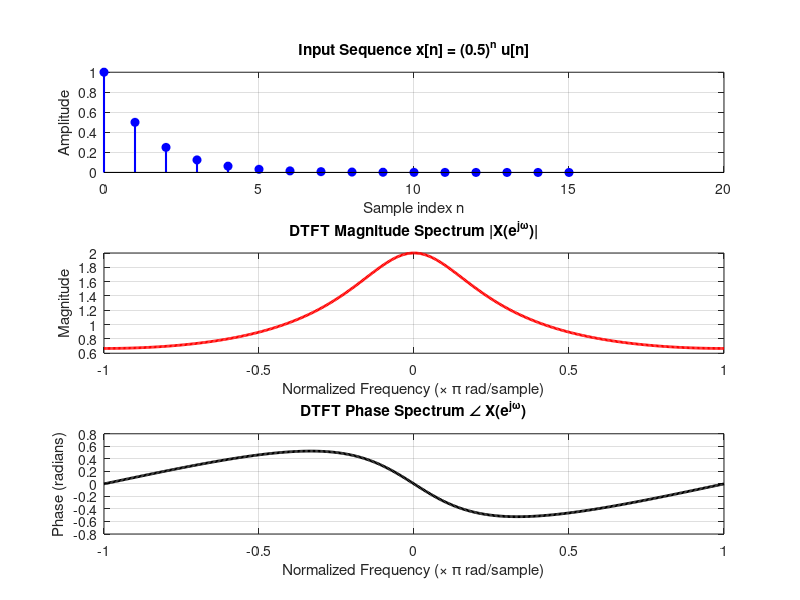

Write MATLAB code to recreate this figure.
clc;
clearvars;
close all;

%% Output Directory Setup
output_dir = fullfile(fileparts(mfilename('fullpath')), 'outputs');
if ~exist(output_dir, 'dir')
    mkdir(output_dir);
end

%% Define Input Sequence x[n] = a^n * u[n]
a = 0.5;
N = 16;
n = 0:N-1;
x = a.^n;

%% Compute Discrete-Time Fourier Transform (DTFT)
% X(e^jw) = sum_{n} x[n] * exp(-j * w * n)
K = 500;
w = linspace(-pi, pi, K);
X = zeros(1, K);

for k = 1:K
    X(k) = sum(x .* exp(-1i * w(k) * n));
end

mag_X = abs(X);
phase_X = angle(X);

%% Plotting DTFT Analysis
fig = figure('Name', 'DTFT Analysis & Frequency Response', 'Position', [100, 100, 800, 750], 'Visible', 'off');

subplot(3,1,1);
stem(n, x, 'b', 'LineWidth', 1.5, 'MarkerFaceColor', 'b');
title('Input Sequence x[n] = (0.5)^n u[n]');
xlabel('Sample index n');
ylabel('Amplitude');
grid on;

subplot(3,1,2);
plot(w/pi, mag_X, 'r', 'LineWidth', 2);
title('DTFT Magnitude Spectrum |X(e^{j\omega})|');
xlabel('Normalized Frequency (\times \pi rad/sample)');
ylabel('Magnitude');
grid on;

subplot(3,1,3);
plot(w/pi, phase_X, 'k', 'LineWidth', 2);
title('DTFT Phase Spectrum \angle X(e^{j\omega})');
xlabel('Normalized Frequency (\times \pi rad/sample)');
ylabel('Phase (radians)');
grid on;

saveas(fig, fullfile(output_dir, 'dtft_magnitude_phase_response.png'));
close(fig);
fprintf('Saved figure to %s\n', fullfile(output_dir, 'dtft_magnitude_phase_response.png'));
